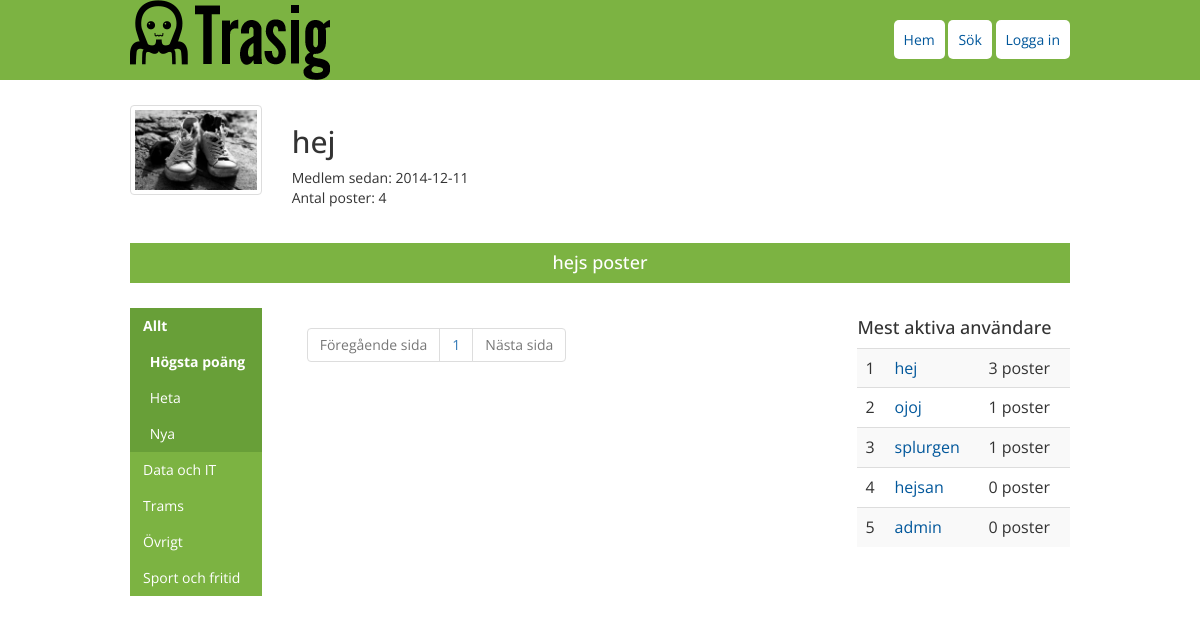
The page /index.php?p=profile&u=hej&page=2 on the database its author committed.
### tables this page shows
CREATE TABLE IF NOT EXISTS `users` (
  `id` int(11) NOT NULL AUTO_INCREMENT,
  `username` varchar(50) NOT NULL,
  `password` varchar(255) NOT NULL,
  `email` varchar(70) NOT NULL,
  `account_date` timestamp NOT NULL DEFAULT CURRENT_TIMESTAMP,
  `profilePicture` varchar(30) NOT NULL DEFAULT 'profile.png',
  PRIMARY KEY (`id`)
);

CREATE TABLE IF NOT EXISTS `categories` (
  `id` int(11) NOT NULL AUTO_INCREMENT,
  `name` varchar(30) NOT NULL,
  `fullName` varchar(30) NOT NULL,
  PRIMARY KEY (`id`)
);

### functions/functions.php (called while the page is built, shortened)
<?php
function sqlQuery($query, $action = "SELECT") {
	$mysqli = new mysqli(SERVERNAME, USERNAME, PASSWORD, DATABASE);
	$data = [];
	if ($result = $mysqli->query($query)) {
		if ($action == "SELECT") {
			while($row = $result->fetch_assoc()) {
				$data[] = $row;
			}
		}
	}
	return $data;
}

### profile.php (the view, shortened to what this page needs)
<?php require_once "incl/header.php"; ?>
<div id="profile" class="row">
	<?php
	if (isset($_GET['u'])) :
		$u = filter_var($_GET['u'], FILTER_SANITIZE_STRING);
		$result = sqlQuery("SELECT * FROM users WHERE username='$u'");
		if ($result == false) {
			print "<div class='col-xs-12'>Användaren finns inte.</div>";
		} else {
			$user = $result[0];
		}
		?>
		<?php if ($user) : ?>
		<div class="col-xs-2">
			<img src='img/profiles/<?php print $user['profilePicture'];?>' class='profilePicture img-thumbnail' alt='profilbild'>
		</div>
		<div class="col-xs-7">
			<h2 class="profileName"><?php print $user['username']; ?></h2>
			<p>Medlem sedan: <?php print substr($user['account_date'], 0, 10); ?><br>
			Antal poster: <?php print sqlQuery(
				"SELECT COUNT(*) as count FROM `posts` WHERE user_id=" . $user['id']
				)[0]["count"];
			?>
			</p>
		</div>
		<?php endif;   ?>
	<?php endif;  ?>
</div>
<div class="row">
	<?php
	if ($user) {
		print "<div id='latestPosts' class='col-xs-12 text-center'><h4>" . $user['username'] . "s poster</h4></div>";
		require "incl/feed.php";
	}
	?>
	<?php require "incl/topusers.php"; ?>
</div>

### incl/postsmenu.php (shortened to what this page needs)
<div class="col-md-2 col-xs-12" id="postsMenu">
	<ul id='catNav'>
		<?php
		$categories = sqlQuery("SELECT * FROM categories");
		$currentCat = $categories[0];
		$activeClass = " active";
		foreach ($categories as $category) {
			$new_query_string = http_build_query(["cat" => $category['name']]);
			if (isset($_GET['p']) && $_GET['p'] == 'profile') {
				$params = array_merge($_GET, ["cat" => $category['name']]);
				unset($params['page']);
				unset($params['order']);
				$new_query_string = http_build_query($params);
			}
			print "<li><a class='$activeClass' href='index.php?" . $new_query_string . "'>" . $category['fullName'] . "</a></li>";
			if ($activeClass != "") :
			?>
			<ul id="orderNav">
				<?php
				$sortings = [
					1 => ["name" => "Högsta poäng", "query" => " ORDER BY score DESC "],
					2 => ["name" => "Heta", "query" => " AND post_date > now() - INTERVAL 48 HOUR ORDER BY score DESC ", "countQuery" => " AND post_date > now() - INTERVAL 24 HOUR "],
					3 => ["name" => "Nya", "query" => " ORDER BY post_date DESC "],
					];
				$activeOrder = "active";
				foreach ($sortings as $sorting => $values) {
					$params = array_merge($_GET, ["cat" => $currentCat['name'], "order" => $sorting]);
					unset($params['page']);
					$new_query_string = http_build_query($params);
					print "<li><a class='$activeOrder' href='index.php?" . $new_query_string . "'>" . $values['name'] . "</a></li>";
					$activeOrder = "";
				}
				?>
			</ul>
		<?php
			endif;
			$activeClass = "";
		}
		?>
	</ul>
</div>

### css/style.css (style rules this page uses)
body { background: #FFF; font-family: 'Open Sans', sans-serif; overflow-y: scroll; }
a { color: #01579B; }
.row { margin: 0; }
#postsMenu ul { list-style: none; }
#catNav { padding: 0; }
#catNav li { display: block; float: left; width: 100%; }
#catNav a { float: left; width: 100%; padding: 8px 13px; color: white; background: #7CB342; }
#catNav a.active { font-weight: bold; }
#catNav>li>a.active, #catNav a:hover { background:#689F38; }
#ordernav { padding: 0; }
#orderNav a { padding-left: 15%; background:#689F38; }
.profilePicture { max-width: 100%; }
#profile { margin-bottom: 25px; }
#latestPosts { margin-bottom: 25px; }
#latestPosts h4 { background: #7CB342; color: white; padding: 10px; margin: 0; }

### rows shown on the page
users: profilePicture (picture), username "hej", account_date "2014-12-11", id "4"
categories: fullName "Allt", name "Högsta poäng", name "Heta", name "Nya"
categories: fullName "Data och IT"
categories: fullName "Trams"
categories: fullName "Övrigt"
categories: fullName "Sport och fritid"

### other values the page prints
$topUser['username'] "hej"
$topUser['nr_posts'] "3"
$topUser['username'] "ojoj"
$topUser['nr_posts'] "1"
$topUser['username'] "splurgen"
$topUser['username'] "hejsan"
$topUser['username'] "admin"
